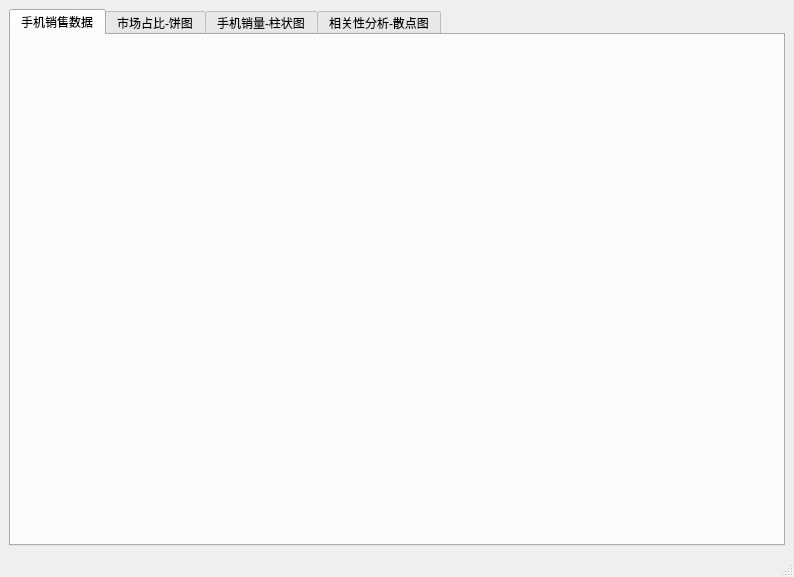
<?xml version="1.0" encoding="UTF-8"?>
<ui version="4.0">
 <class>MainWindow</class>
 <widget class="QMainWindow" name="MainWindow">
  <property name="geometry">
   <rect>
    <x>0</x>
    <y>0</y>
    <width>794</width>
    <height>577</height>
   </rect>
  </property>
  <property name="windowTitle">
   <string>MainWindow</string>
  </property>
  <widget class="QWidget" name="centralwidget">
   <layout class="QGridLayout" name="gridLayout">
    <item row="0" column="0">
     <widget class="QTabWidget" name="tabWidget">
      <property name="currentIndex">
       <number>0</number>
      </property>
      <widget class="QWidget" name="tab">
       <attribute name="title">
        <string>手机销售数据</string>
       </attribute>
      </widget>
      <widget class="QWidget" name="tab_2">
       <attribute name="title">
        <string>市场占比-饼图</string>
       </attribute>
      </widget>
      <widget class="QWidget" name="tab_3">
       <attribute name="title">
        <string>手机销量-柱状图</string>
       </attribute>
      </widget>
      <widget class="QWidget" name="tab_4">
       <attribute name="title">
        <string>相关性分析-散点图</string>
       </attribute>
      </widget>
     </widget>
    </item>
   </layout>
  </widget>
  <widget class="QMenuBar" name="menubar">
   <property name="geometry">
    <rect>
     <x>0</x>
     <y>0</y>
     <width>794</width>
     <height>26</height>
    </rect>
   </property>
  </widget>
  <widget class="QStatusBar" name="statusbar"/>
 </widget>
 <resources/>
 <connections/>
</ui>
